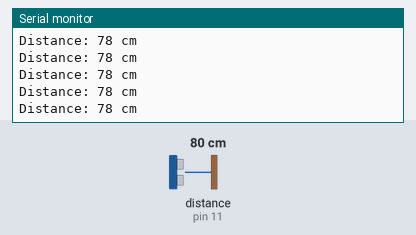
This sketch was run on a simulated Arduino Uno, built with avr-gcc and run on an emulated ATmega328P. Shown: the last lines printed to the serial monitor. Wiring (inferred from the names in the program): ultrasonic range finder: trigger pin 12; echo pin 11. The inputs (shaded band) are chosen by the test bench; at power-on: distance to the obstacle (sensor on pin 11) 80 cm. The echo pulse lasts 58.3 µs per cm.

Above: at 1.2 s.
1.3 s: distance to the obstacle (sensor on pin 11) set to 2 cm
At 2.4 s:
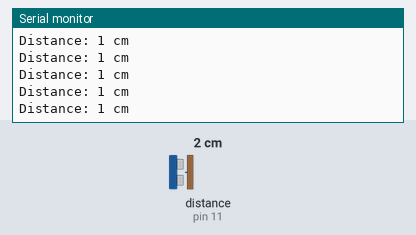
4.3 s: distance to the obstacle (sensor on pin 11) set to 120 cm
At 5.3 s:
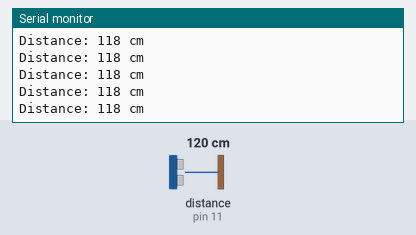
7.3 s: distance to the obstacle (sensor on pin 11) set to 18 cm
At 8.0 s:
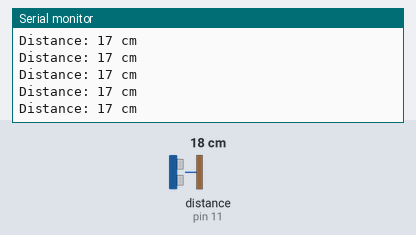
10.3 s: distance to the obstacle (sensor on pin 11) set to 250 cm
At 11.1 s:
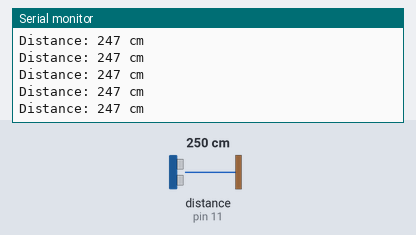
13.3 s: distance to the obstacle (sensor on pin 11) set to 299 cm
At 14.1 s:
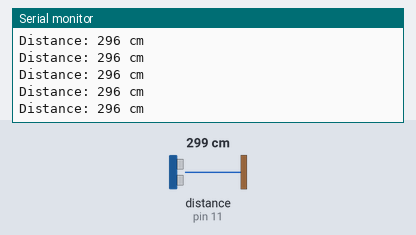
Timing chart, 0 to 16.3 s (numbered marks = the images above; inputs shaded):
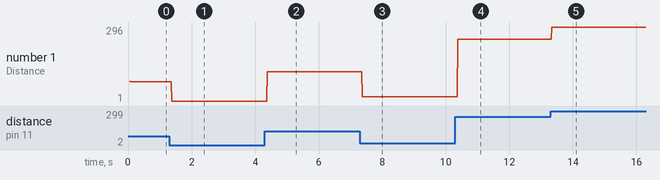

The sketch:

prototipo__distance_v1.ino
```cpp
#define echoPin 11 // attach pin D2 Arduino to pin Echo of JSN-SR04T
#define trigPin 12 //attach pin D3 Arduino to pin Trig of JSN-SR04T

// defines variables
long duration; // variable for the duration of sound wave travel
int distance; // variable for the distance measurement

void setup() {
  pinMode(trigPin, OUTPUT); // Sets the trigPin as an OUTPUT
  pinMode(echoPin, INPUT); // Sets the echoPin as an INPUT
  Serial.begin(9600); // // Serial Communication is starting with 9600 of baud rate speed
  Serial.println("Ultrasonic Sensor HC-SR04 Test"); // print some text in Serial Monitor
  Serial.println("with Arduino UNO R3");
}
void loop() {
  // Clears the trigPin condition
  digitalWrite(trigPin, LOW);  //
  delayMicroseconds(20000);
  // Sets the trigPin HIGH (ACTIVE) for 10 microseconds
  digitalWrite(trigPin, HIGH);
  delayMicroseconds(10);
  digitalWrite(trigPin, LOW);
  // Reads the echoPin, returns the sound wave travel time in microseconds
  duration = pulseIn(echoPin, HIGH);
  // Calculating the distance
  distance = duration * 0.034 / 2; // Speed of sound wave divided by 2 (go and back)
  // Displays the distance on the Serial Monitor
  Serial.print("Distance: ");
  Serial.print(distance);
  Serial.println(" cm");// working  code for aj-sr04m
}
```

Measured:
- after the input at 1.3 s, the serial monitor: prints a new line after 0.08 s (image 1)
- after the input at 4.3 s, the serial monitor: prints a new line after 0.08 s (image 2)
- after the input at 7.3 s, the serial monitor: prints a new line after 0.07 s (image 3)
- after the input at 10.3 s, the serial monitor: prints a new line after 0.08 s (image 4)
- after the input at 13.3 s, the serial monitor: prints a new line at once (image 5)
- plotted number 1: 78 → 1 after the input at 1.3 s, 1 → 118 after the input at 4.3 s, 118 → 17 after the input at 7.3 s, 17 → 247 after the input at 10.3 s, 247 → 296 after the input at 13.3 s
